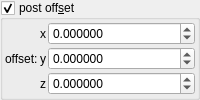
    <widget class="MyGroupBox" name="groupCheck_transf_constant_julia_mode">
     <property name="title">
      <string>post off&amp;set</string>
     </property>
     <property name="checkable">
      <bool>true</bool>
     </property>
     <layout class="QVBoxLayout" name="verticalLayout_48">
      <property name="spacing">
       <number>2</number>
      </property>
      <property name="leftMargin">
       <number>2</number>
      </property>
      <property name="topMargin">
       <number>2</number>
      </property>
      <property name="rightMargin">
       <number>2</number>
      </property>
      <property name="bottomMargin">
       <number>2</number>
      </property>
      <item>
       <layout class="QGridLayout" name="gridLayout_22" columnstretch="0,0,1">
        <property name="spacing">
         <number>2</number>
        </property>
        <item row="1" column="0">
         <widget class="QLabel" name="label_117">
          <property name="text">
           <string>offset:</string>
          </property>
         </widget>
        </item>
        <item row="0" column="1">
         <widget class="QLabel" name="label_115">
          <property name="sizePolicy">
           <sizepolicy hsizetype="Preferred" vsizetype="Preferred">
            <horstretch>0</horstretch>
            <verstretch>0</verstretch>
           </sizepolicy>
          </property>
          <property name="text">
           <string notr="true">x</string>
          </property>
          <property name="alignment">
           <set>Qt::AlignRight|Qt::AlignTrailing|Qt::AlignVCenter</set>
          </property>
         </widget>
        </item>
        <item row="2" column="2">
         <widget class="MyDoubleSpinBox" name="spinbox3_transf_offset_000_z">
          <property name="sizePolicy">
           <sizepolicy hsizetype="Minimum" vsizetype="Maximum">
            <horstretch>0</horstretch>
            <verstretch>0</verstretch>
           </sizepolicy>
          </property>
          <property name="prefix">
           <string/>
          </property>
          <property name="suffix">
           <string/>
          </property>
          <property name="decimals">
           <number>6</number>
          </property>
          <property name="minimum">
           <double>-99.989999999999995</double>
          </property>
          <property name="maximum">
           <double>99.989999999999995</double>
          </property>
          <property name="singleStep">
           <double>0.100000000000000</double>
          </property>
         </widget>
        </item>
        <item row="1" column="1">
         <widget class="QLabel" name="label_116">
          <property name="sizePolicy">
           <sizepolicy hsizetype="Preferred" vsizetype="Preferred">
            <horstretch>0</horstretch>
            <verstretch>0</verstretch>
           </sizepolicy>
          </property>
          <property name="text">
           <string notr="true">y</string>
          </property>
          <property name="alignment">
           <set>Qt::AlignRight|Qt::AlignTrailing|Qt::AlignVCenter</set>
          </property>
         </widget>
        </item>
        <item row="0" column="2">
         <widget class="MyDoubleSpinBox" name="spinbox3_transf_offset_000_x">
          <property name="sizePolicy">
           <sizepolicy hsizetype="Minimum" vsizetype="Maximum">
            <horstretch>0</horstretch>
            <verstretch>0</verstretch>
           </sizepolicy>
          </property>
          <property name="prefix">
           <string/>
          </property>
          <property name="suffix">
           <string/>
          </property>
          <property name="decimals">
           <number>6</number>
          </property>
          <property name="minimum">
           <double>-99.989999999999995</double>
          </property>
          <property name="maximum">
           <double>99.989999999999995</double>
          </property>
          <property name="singleStep">
           <double>0.100000000000000</double>
          </property>
         </widget>
        </item>
        <item row="1" column="2">
         <widget class="MyDoubleSpinBox" name="spinbox3_transf_offset_000_y">
          <property name="sizePolicy">
           <sizepolicy hsizetype="Minimum" vsizetype="Maximum">
            <horstretch>0</horstretch>
            <verstretch>0</verstretch>
           </sizepolicy>
          </property>
          <property name="prefix">
           <string/>
          </property>
          <property name="suffix">
           <string/>
          </property>
          <property name="decimals">
           <number>6</number>
          </property>
          <property name="minimum">
           <double>-99.989999999999995</double>
          </property>
          <property name="maximum">
           <double>99.989999999999995</double>
          </property>
          <property name="singleStep">
           <double>0.100000000000000</double>
          </property>
         </widget>
        </item>
        <item row="2" column="1">
         <widget class="QLabel" name="label_122">
          <property name="sizePolicy">
           <sizepolicy hsizetype="Preferred" vsizetype="Preferred">
            <horstretch>0</horstretch>
            <verstretch>0</verstretch>
           </sizepolicy>
          </property>
          <property name="text">
           <string notr="true">z</string>
          </property>
          <property name="alignment">
           <set>Qt::AlignRight|Qt::AlignTrailing|Qt::AlignVCenter</set>
          </property>
         </widget>
        </item>
       </layout>
      </item>
     </layout>
    </widget>
